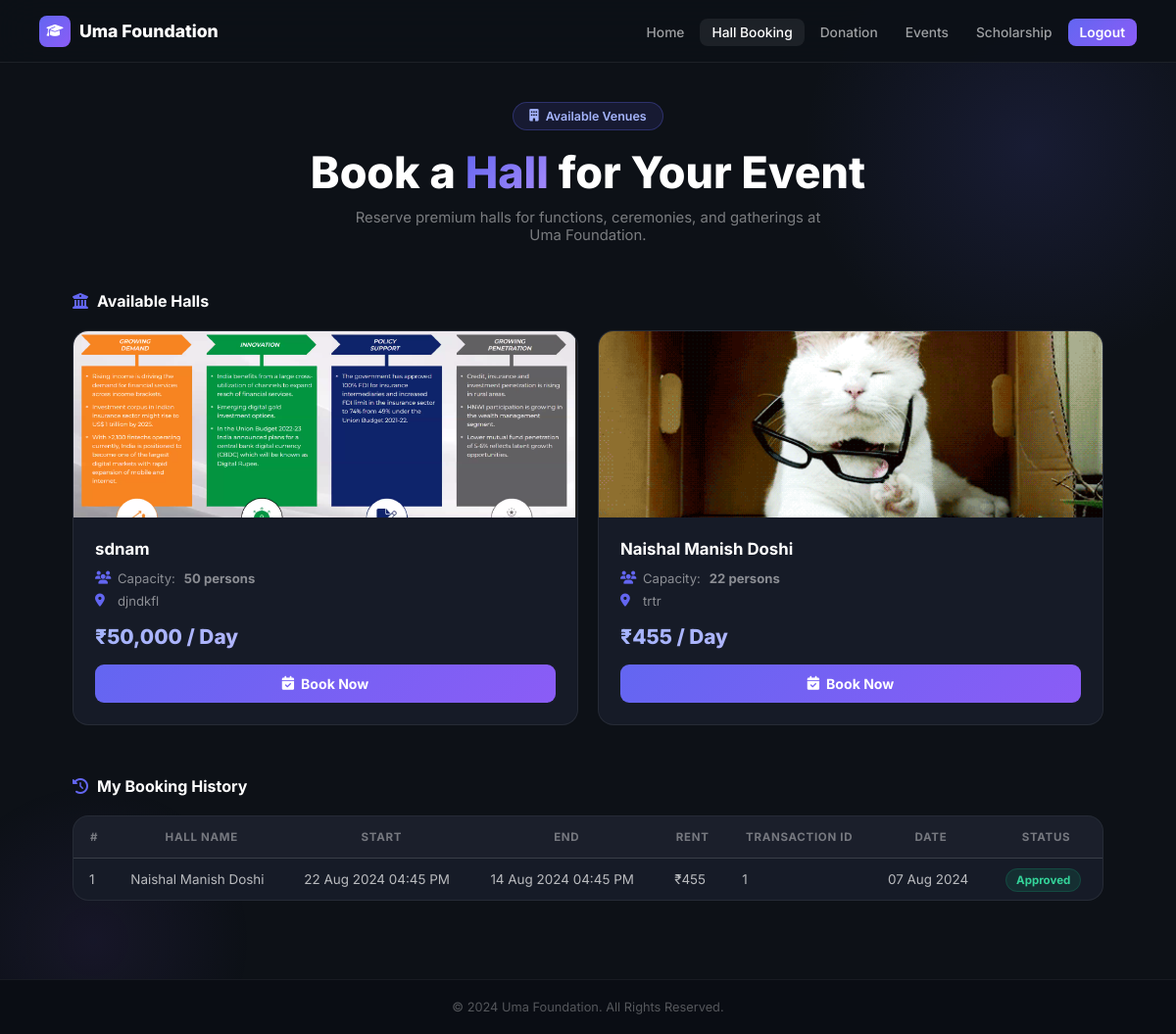
The app's page /test1/hallbooking.php (signed in) with its own data.
### tables this page shows
CREATE TABLE `tbl_hall_master` (
  `id` int(11) NOT NULL,
  `name` varchar(50) NOT NULL,
  `capacity` int(11) NOT NULL,
  `image` varchar(255) NOT NULL,
  `address` varchar(50) NOT NULL,
  `rent` int(11) NOT NULL,
  `status` tinyint(1) NOT NULL
);

CREATE TABLE `tbl_hall_booking` (
  `id` int(11) NOT NULL,
  `uid` int(11) NOT NULL,
  `hall_id` int(11) NOT NULL,
  `status` tinyint(1) NOT NULL,
  `start_date_time` datetime NOT NULL,
  `end_date_time` datetime NOT NULL,
  `request_date` date NOT NULL,
  `transaction_id` int(11) NOT NULL,
  `payment_date` date NOT NULL
);

### test1/hallbooking.php (the view, shortened to what this page needs)
<?php
include '../connect.php';
$user_id = $_SESSION['id'];
?>
<!DOCTYPE html>
<html lang="en">
<head>
<link rel="stylesheet" href="https://cdnjs.cloudflare.com/ajax/libs/font-awesome/6.4.0/css/all.min.css">
</head>
<body>
<div class="bg"></div>
<nav class="nav">
  <a href="index.php" class="logo"><div class="logo-icon"><i class="fa fa-graduation-cap"></i></div>Uma Foundation</a>
  <ul class="nav-links">
    <li><a href="index.php">Home</a></li>
    <li><a href="hallbooking.php" class="active">Hall Booking</a></li>
    <li><a href="donationform.php">Donation</a></li>
    <li><a href="announcement.php">Events</a></li>
    <li><a href="scholarship.php">Scholarship</a></li>
    <?php if(isset($_SESSION['id'])): ?>
      <li><a href="../logout.php" class="nav-btn">Logout</a></li>
    <?php endif; ?>
  </ul>
</nav>
<div class="hero">
  <div class="hero-badge"><i class="fa fa-building"></i> Available Venues</div>
  <h1>Book a <span>Hall</span> for Your Event</h1>
  <p>Reserve premium halls for functions, ceremonies, and gatherings at Uma Foundation.</p>
</div>
<div class="content">
  <div class="sec-title"><i class="fa fa-building-columns"></i> Available Halls</div>
  <div class="halls-grid">
  <?php
    $h = mysqli_query($con,"SELECT * FROM tbl_hall_master WHERE status=1");
    if($h && mysqli_num_rows($h)>0):
      while($hall=$h->fetch_assoc()):
        $img = !empty($hall['image']) ? '../'.$hall['image'] : 'assets/images/meeting-01.jpg';
  ?>
    <div class="hall-card">
      <img src="<?php echo htmlspecialchars($img);?>" class="hall-img" alt="<?php echo htmlspecialchars($hall['name']);?>" onerror="this.src='assets/images/meeting-01.jpg'">
      <div class="hall-body">
        <div class="hall-name"><?php echo htmlspecialchars($hall['name']);?></div>
        <div class="hall-meta">
          <div class="hall-meta-row"><i class="fa fa-users"></i>Capacity: <strong><?php echo htmlspecialchars($hall['capacity']);?> persons</strong></div>
          <div class="hall-meta-row"><i class="fa fa-location-dot"></i><?php echo htmlspecialchars($hall['address']);?></div>
        </div>
        <div class="hall-price">₹<?php echo number_format($hall['rent']);?> / Day</div>
        <button class="btn-book" onclick="openModal(<?php echo $hall['id'];?>,'<?php echo addslashes($hall['name']);?>','<?php echo $hall['rent'];?>')">
          <i class="fa fa-calendar-check"></i> Book Now
        </button>
      </div>
    </div>
  <?php endwhile; else: ?>
    <div class="no-halls"><i class="fa fa-building" style="font-size:2rem;margin-bottom:12px;display:block;color:rgba(255,255,255,.2)"></i>No halls available currently.</div>
  <?php endif; ?>
  </div>
  <div class="sec-title"><i class="fa fa-clock-rotate-left"></i> My Booking History</div>
  <div class="table-card">
    <table class="tbl">
      <thead><tr>
        <th>#</th><th>Hall Name</th><th>Start</th><th>End</th><th>Rent</th><th>Transaction ID</th><th>Date</th><th>Status</th>
      </tr></thead>
      <tbody>
      <?php
        $hq = "SELECT hb.*,h.name hall_name,h.rent FROM tbl_hall_booking hb
               JOIN tbl_hall_master h ON hb.hall_id=h.id
               WHERE hb.uid='$user_id' ORDER BY hb.id DESC";
        $hr = mysqli_query($con,$hq);
        if($hr && mysqli_num_rows($hr)>0):
          $n=1; while($row=$hr->fetch_assoc()):
      ?>
        <tr>
          <td><?php echo $n++;?></td>
          <td><?php echo htmlspecialchars($row['hall_name']);?></td>
          <td><?php echo date('d M Y h:i A',strtotime($row['start_date_time']));?></td>
          <td><?php echo date('d M Y h:i A',strtotime($row['end_date_time']));?></td>
          <td>₹<?php echo number_format($row['rent']);?></td>
          <td><?php echo htmlspecialchars($row['transaction_id']);?></td>
          <td><?php echo date('d M Y',strtotime($row['request_date']));?></td>
          <td><?php echo $row['status']==1?'<span class="badge badge-approved">Approved</span>':'<span class="badge badge-pending">Pending</span>';?></td>
        </tr>
      <?php endwhile; else: ?>
        <tr><td colspan="8" class="no-data"><i class="fa fa-calendar-xmark"></i> No bookings yet.</td></tr>
      <?php endif; ?>
      </tbody>
    </table>
  </div>
</div>
<footer class="footer-bar">&copy; 2024 Uma Foundation. All Rights Reserved.</footer>
</body>
</html>

### records on screen
tbl_hall_master: image (picture), name "sdnam", capacity "50", address "djndkfl", rent "50,000"
tbl_hall_master: image (picture), name "Naishal Manish Doshi", capacity "22", address "trtr", rent "455"
tbl_hall_booking: hall.name "Naishal Manish Doshi", start_date_time "22 Aug 2024 04:45 PM", end_date_time "14 Aug 2024 04:45 PM", hall.rent "455", transaction "1", request_date "07 Aug 2024", status "Approved"
